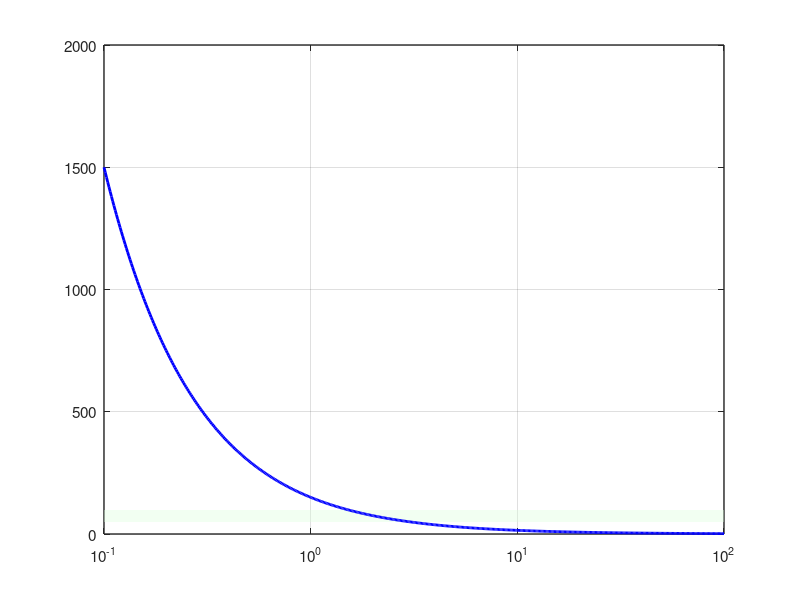

Reproduce this figure in MATLAB. (Note: this script raises an error after producing the figure.)
clc;
clear;
close all;

%% Radar Parameters

c = 3e8;              % Speed of light (m/s)

designBW = 2;         % Design bandwidth (MHz)
fs = 10;              % Sampling frequency (MHz)

%% Bandwidth Range

BW_MHz = logspace(-1,2,500);      % 0.1 MHz to 100 MHz
BW = BW_MHz*1e6;

%% Range Resolution

deltaR = c./(2*BW);

%% Design Point

designRes = c/(2*designBW*1e6);

%% Plot

figure('Color','w',...
       'Position',[100 100 920 520]);

hold on
box on
grid on

set(gca,...
    'XScale','log',...
    'FontSize',11,...
    'LineWidth',1);

%% Specification Zone (50–100 m)

hSpec = patch([0.1 100 100 0.1],...
              [50 50 100 100],...
              [0.85 1.00 0.85],...
              'EdgeColor','none',...
              'FaceAlpha',0.35);

%% Range Resolution Curve

hCurve = semilogx(BW_MHz,...
                  deltaR,...
                  'b',...
                  'LineWidth',2);

%% Design Bandwidth

hBW = xline(designBW,...
            '--r',...
            'LineWidth',1.5);

%% Design Resolution

hRes = yline(designRes,...
             '--g',...
             'LineWidth',1.5);

%% Design Point

plot(designBW,...
     designRes,...
     'ro',...
     'MarkerFaceColor','r',...
     'MarkerSize',8);

%% Text Box

text(0.7,900,...
    {sprintf('Design BW = %.0f MHz',designBW),...
     sprintf('\\DeltaR = %.0f m',designRes),...
     'Spec = 50-100 m  OK',...
     sprintf('f_s = %.0f MHz',fs)},...
     'BackgroundColor','white',...
     'EdgeColor',[0.5 0.5 0.5],...
     'Margin',8,...
     'FontSize',10);

%% Labels

xlabel('Bandwidth (MHz)',...
       'FontSize',13,...
       'FontWeight','bold');

ylabel('Range Resolution (m)',...
       'FontSize',13,...
       'FontWeight','bold');

title('Bandwidth vs Range Resolution',...
      'FontSize',15,...
      'FontWeight','bold');

%% Limits

xlim([0.1 100]);
ylim([0 1500]);

%% Legend

legend([hCurve hSpec hBW hRes],...
       {'\DeltaR = c/(2B)',...
        'Spec Zone (50-100 m)',...
        'Design BW',...
        '\DeltaR'},...
       'Location','northeast');

grid minor
